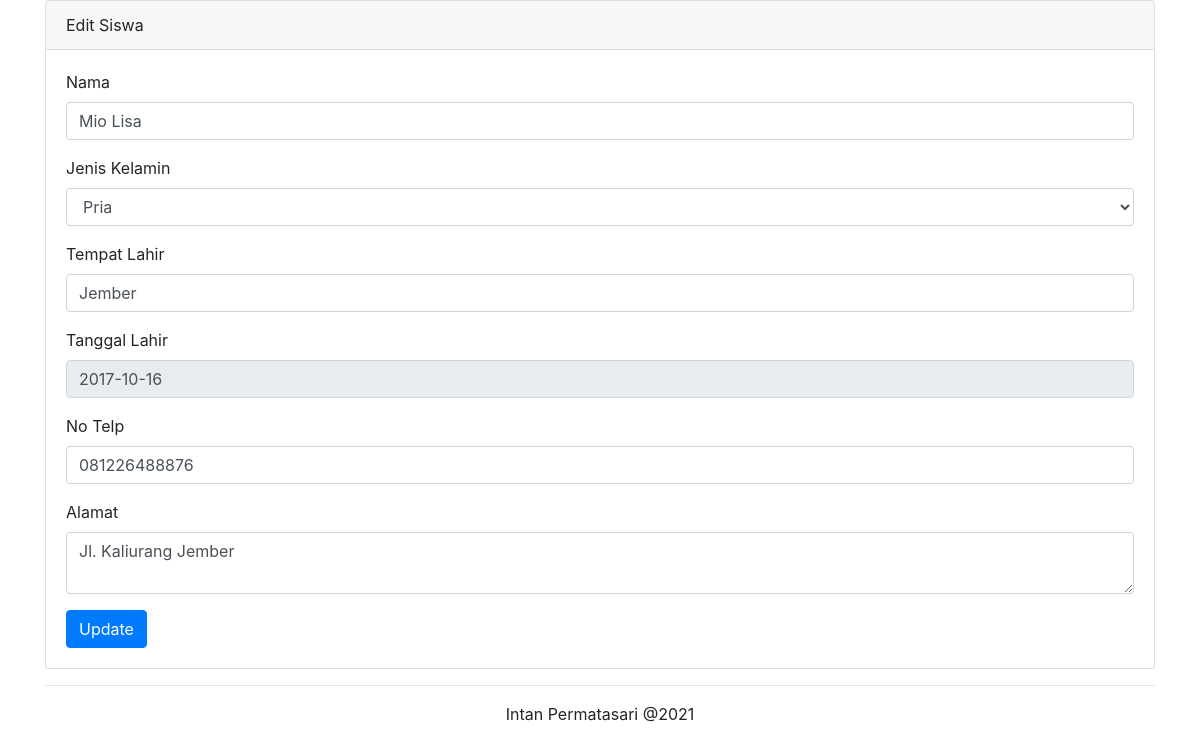
The page /siswa/edit/2 on the database its author committed.
### tables this page shows
CREATE TABLE `siswa` (
  `kd_siswa` int(11) NOT NULL AUTO_INCREMENT,
  `nama` varchar(100) DEFAULT NULL,
  `jenis_kelamin` enum('Pria','Wanita') DEFAULT NULL,
  `tempat_lahir` varchar(255) DEFAULT NULL,
  `tanggal_lahir` date DEFAULT NULL,
  `no_telp` varchar(100) DEFAULT NULL,
  `alamat` varchar(100) DEFAULT NULL,
  PRIMARY KEY (`kd_siswa`)
);

### application/controllers/Siswa.php (called while the page is built, shortened)
<?php
class Siswa extends CI_Controller
{
    public function __construct()
    {
        $this->load->model("siswa_model");
        $this->load->library('form_validation');
    }
    function edit($kd_siswa)
    {
        $data['siswa'] = $this->siswa_model->getById($kd_siswa);
        $this->load->view('template/header');
        $this->load->view('edit', $data);
        $this->load->view('template/footer');
    }
}

### index.php (called while the page is built, shortened)
<?php
require_once BASEPATH.'core/CodeIgniter.php';

### application/models/Siswa_model.php (called while the page is built, shortened)
<?php
class Siswa_model extends CI_Model
{
    private $table = "siswa";
    public function getById($id)
    {
        return $this->db->get_where($this->table, ["kd_siswa" => $id])->row();
    }
}

### application/views/edit.php (the view, shortened to what this page needs)
<div class="container">
    <div class="card">
        <div class="card-header">Edit Siswa</div>
        <div class="card-body">
            <form method="post" action="<?php echo base_url(); ?>siswa/update">
                <div class="form-group">
                    <label for="nama">Nama</label>
                    <input type="text" value="<?php echo $siswa->nama; ?>" class="form-control" id="nama" name="nama">
                </div>
                <div class="form-group">
                    <label for="jenis_kelamin">Jenis Kelamin</label>
                    <select name="jenis_kelamin" id="jenis_kelamin" class="form-control">
                        <option value="pria" <?php echo ($siswa->jenis_kelamin ? 'pria' : 'selected'); ?>>Pria</option>
                    </select>
                </div>
                <div class="form-group">
                    <label for="tempat_lahir">Tempat Lahir</label>
                    <input type="text" class="form-control" id="tempat_lahir" name="tempat_lahir" value="<?php echo $siswa->tempat_lahir; ?>">
                </div>
                <div class="form-group">
                    <label for="tgl_lahir">Tanggal Lahir</label>
                    <input type="text" class="form-control datepicker" readonly id="tanggal_lahir" name="tanggal_lahir" value="<?php echo $siswa->tanggal_lahir; ?>">
                </div>
                <div class="form-group">
                    <label for="no_telp">No Telp</label>
                    <input type="number" class="form-control" value="<?php echo $siswa->no_telp; ?>" id="no_telp" name="no_telp">
                </div>
                <div class="form-group">
                    <label for="alamat">Alamat</label>
                    <textarea class="form-control" name="alamat" id="alamat"><?php echo $siswa->alamat; ?></textarea>
                </div>
                <button type="submit" class="btn btn-primary">Update</button>
            </form>
        </div>
    </div>
</div>

### rows shown on the page
siswa: nama "Mio Lisa", tempat_lahir "Jember", tanggal_lahir "2017-10-16", no_telp "081226488876", alamat "Jl. Kaliurang Jember"
